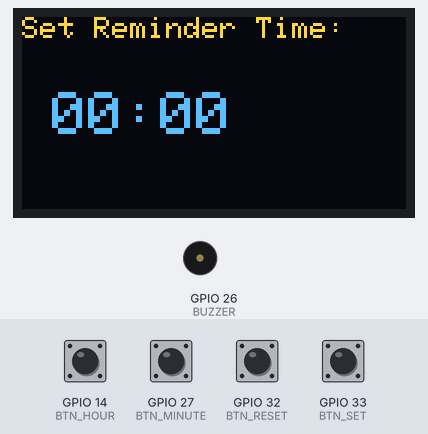
The sketch below on a simulated ESP32. Shown: 128×64 one-colour display, buzzer (waves = sounding, pin HIGH). The test bench sets the inputs (shaded band); at power-on: GPIO 14 (BTN_HOUR), GPIO 27 (BTN_MINUTE), GPIO 32 (BTN_RESET), GPIO 33 (BTN_SET) HIGH. The OLED is the two-colour kind (top 16 rows yellow); the local clock reads 2024-03-15 10:24:30 at power-on unless the sketch sets it.

Above: at 1.2 s.
1.3 s: GPIO 33 (BTN_SET) pulled LOW for 0.25 s
At 3.9 s:
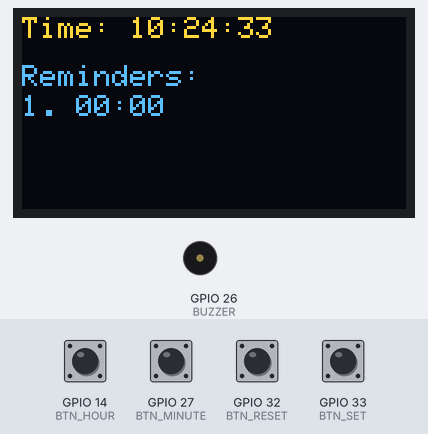
4.5 s: GPIO 32 (BTN_RESET) pulled LOW for 0.25 s
At 5.0 s:
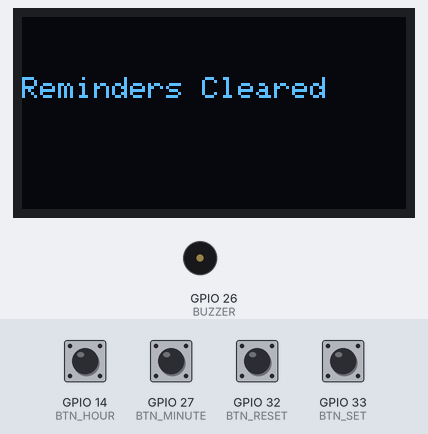
6.6 s: GPIO 14 (BTN_HOUR) pulled LOW for 0.25 s
At 8.4 s:
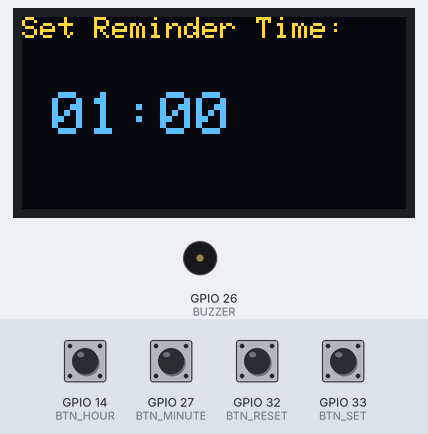
8.7 s: GPIO 27 (BTN_MINUTE) pulled LOW for 0.25 s
At 10.0 s:
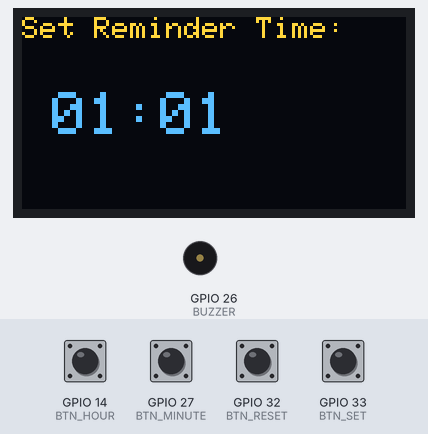
10.7 s: GPIO 14 (BTN_HOUR) pulled LOW for 1 s
At 12.2 s:
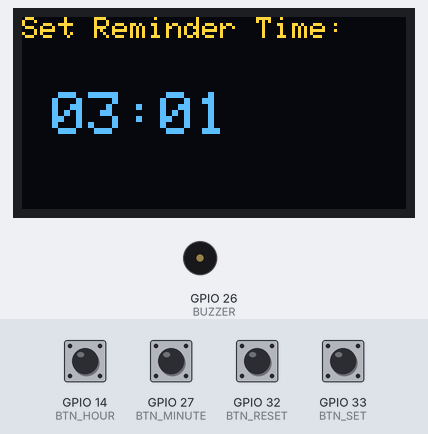
13.3 s: GPIO 27 (BTN_MINUTE) pulled LOW for 1 s
At 15.5 s:
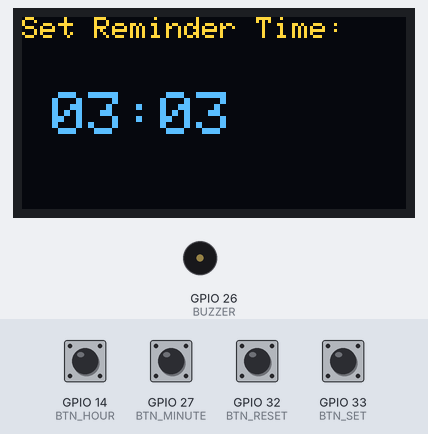
Timing chart, 0 to 16.8 s (numbered marks = the images above; inputs shaded):
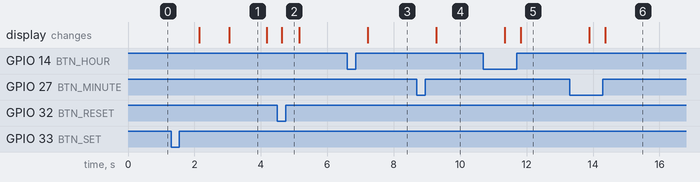

Measured:
- after the input at 1.3 s, the display: first changes after 0.84 s (image 1 shows a later state)
- after the input at 4.5 s, the display: changes after 0.13 s (image 2)
- after the input at 6.6 s, the display: changes after 0.62 s (image 3)
- after the input at 8.7 s, the display: changes after 0.58 s (image 4)
- after the input at 10.7 s, the display: first changes after 0.65 s (image 5 shows a later state)
- after the input at 13.3 s, the display: first changes after 0.59 s (image 6 shows a later state)
- what the display in image 1 shows lasts 1.2 s, from 3.0 s to 4.2 s

The sketch:

FinalCode.ino
```cpp
#include <Wire.h>
#include <Adafruit_GFX.h>
#include <Adafruit_SSD1306.h>
#include "RTClib.h"

#define SCREEN_WIDTH 128
#define SCREEN_HEIGHT 64
#define OLED_RESET -1
Adafruit_SSD1306 display(SCREEN_WIDTH, SCREEN_HEIGHT, &Wire, OLED_RESET);

RTC_DS3231 rtc;

#define BTN_HOUR 14    // Button for setting the hour
#define BTN_MINUTE 27  // Button for setting the minute
#define BTN_SET 33     // Button for confirming the time
#define BTN_RESET 32   // Button to reset reminders
#define BUZZER 26      // Buzzer for reminder sound

struct Reminder {
  int hour;
  int minute;
};

const int MAX_REMINDERS = 5;
Reminder reminders[MAX_REMINDERS];
int reminderCount = 0;
bool reminderTriggered[MAX_REMINDERS];

int tempHour = 0, tempMinute = 0;
bool settingTime = true;

void setup() {
  Serial.begin(115200);
  Wire.begin();

  pinMode(BTN_HOUR, INPUT_PULLUP);
  pinMode(BTN_MINUTE, INPUT_PULLUP);
  pinMode(BTN_SET, INPUT_PULLUP);
  pinMode(BTN_RESET, INPUT_PULLUP);
  pinMode(BUZZER, OUTPUT);

  if (!rtc.begin()) {
    Serial.println("Couldn't find RTC");
    while (1);
  }

  if (rtc.lostPower()) {
    rtc.adjust(DateTime(F(__DATE__), F(__TIME__)));
  }

  if (!display.begin(SSD1306_SWITCHCAPVCC, 0x3C)) {
    Serial.println("SSD1306 failed");
    while (1);
  }

  display.clearDisplay();
  display.setTextColor(SSD1306_WHITE);
  display.setTextSize(1);
}

void loop() {
  DateTime now = rtc.now();

  // Reset reminders if BTN_RESET is pressed
  if (digitalRead(BTN_RESET) == LOW) {
    reminderCount = 0;
    settingTime = true;
    displayMessage("Reminders Cleared");
    delay(500);
  }

  // Time setting mode
  if (settingTime) {
    display.clearDisplay();
    display.setCursor(0, 0);
    display.setTextSize(1);
    display.println("Set Reminder Time:");
    display.setTextSize(2);
    display.setCursor(10, 25);
    display.printf("%02d:%02d", tempHour, tempMinute);
    display.display();

    // Increment hour when BTN_HOUR is pressed
    if (digitalRead(BTN_HOUR) == LOW) {
      tempHour = (tempHour + 1) % 24;
      delay(250);  // Debouncing
    }

    // Increment minute when BTN_MINUTE is pressed
    if (digitalRead(BTN_MINUTE) == LOW) {
      tempMinute = (tempMinute + 1) % 60;
      delay(250);  // Debouncing
    }

    // Confirm the time with BTN_SET
    if (digitalRead(BTN_SET) == LOW) {
      if (reminderCount < MAX_REMINDERS) {
        reminders[reminderCount].hour = tempHour;
        reminders[reminderCount].minute = tempMinute;
        reminderTriggered[reminderCount] = false;
        reminderCount++;
      }
      settingTime = false;
      delay(500);  // Debouncing
    }
  } else {
    // Display current time and reminders
    display.clearDisplay();
    display.setTextSize(1);
    display.setCursor(0, 0);
    display.print("Time: ");
    display.printf("%02d:%02d:%02d", now.hour(), now.minute(), now.second());

    display.setCursor(0, 16);
    display.print("Reminders:");
    for (int i = 0; i < reminderCount; i++) {
      display.setCursor(0, 26 + (i * 8));
      display.printf("%d. %02d:%02d", i + 1, reminders[i].hour, reminders[i].minute);

      // Trigger the reminder if the time matches
      if (now.hour() == reminders[i].hour && now.minute() == reminders[i].minute && !reminderTriggered[i]) {
        tone(BUZZER, 1000);
        delay(3000);
        noTone(BUZZER);
        reminderTriggered[i] = true;
      }
    }

    display.display();

    // Press BTN_SET again to add more reminders
    if (digitalRead(BTN_SET) == LOW) {
      settingTime = true;
      tempHour = 0;  // Reset temp time for next setting
      tempMinute = 0;
      delay(300);  // Debouncing
    }
  }
  delay(200);  // Delay between loop iterations
}

void displayMessage(String msg) {
  display.clearDisplay();
  display.setCursor(0, 20);
  display.setTextSize(1);
  display.println(msg);
  display.display();
}
```
